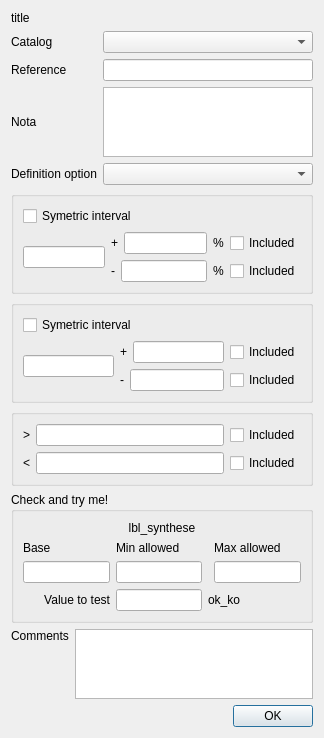
<?xml version="1.0" encoding="UTF-8"?>
<ui version="4.0">
 <class>Dialog</class>
 <widget class="QDialog" name="Dialog">
  <property name="geometry">
   <rect>
    <x>0</x>
    <y>0</y>
    <width>324</width>
    <height>723</height>
   </rect>
  </property>
  <property name="windowTitle">
   <string>Dialog</string>
  </property>
  <layout class="QVBoxLayout" name="verticalLayout_2">
   <item>
    <layout class="QGridLayout" name="gridLayout_3">
     <item row="1" column="0">
      <widget class="QLabel" name="ui_lbl_catalog">
       <property name="text">
        <string>Catalog</string>
       </property>
      </widget>
     </item>
     <item row="2" column="0">
      <widget class="QLabel" name="label_3">
       <property name="text">
        <string>Reference</string>
       </property>
      </widget>
     </item>
     <item row="0" column="0" colspan="2">
      <widget class="QLabel" name="ui_lbl_title">
       <property name="text">
        <string>title</string>
       </property>
      </widget>
     </item>
     <item row="4" column="0">
      <widget class="QLabel" name="label_4">
       <property name="text">
        <string>Definition option</string>
       </property>
      </widget>
     </item>
     <item row="1" column="1">
      <widget class="QComboBox" name="ui_cb_catalog"/>
     </item>
     <item row="4" column="1">
      <widget class="QComboBox" name="ui_cb_defOption"/>
     </item>
     <item row="2" column="1">
      <widget class="QLineEdit" name="ui_le_reference"/>
     </item>
     <item row="3" column="0">
      <widget class="QLabel" name="ui_lbl_nota">
       <property name="text">
        <string>Nota</string>
       </property>
      </widget>
     </item>
     <item row="3" column="1">
      <widget class="QPlainTextEdit" name="ui_txt_nota"/>
     </item>
    </layout>
   </item>
   <item>
    <widget class="QGroupBox" name="ui_gb_A">
     <property name="title">
      <string/>
     </property>
     <layout class="QGridLayout" name="gridLayout">
      <item row="2" column="0" rowspan="2">
       <widget class="QLineEdit" name="ui_le_A_base"/>
      </item>
      <item row="2" column="1">
       <layout class="QHBoxLayout" name="horizontalLayout">
        <item>
         <widget class="QLabel" name="ui_lbl_A_plus">
          <property name="text">
           <string>+</string>
          </property>
         </widget>
        </item>
        <item>
         <widget class="QLineEdit" name="ui_le_A_plus"/>
        </item>
        <item>
         <widget class="QLabel" name="ui_lbl_A_plus_pc">
          <property name="text">
           <string>%</string>
          </property>
         </widget>
        </item>
        <item>
         <widget class="QCheckBox" name="ui_chk_A_plus_included">
          <property name="text">
           <string>Included</string>
          </property>
         </widget>
        </item>
       </layout>
      </item>
      <item row="3" column="1">
       <layout class="QHBoxLayout" name="horizontalLayout_2">
        <item>
         <widget class="QLabel" name="ui_lbl_A_minus">
          <property name="text">
           <string>-</string>
          </property>
         </widget>
        </item>
        <item>
         <widget class="QLineEdit" name="ui_le_A_minus"/>
        </item>
        <item>
         <widget class="QLabel" name="ui_lbl_A_minus_pc">
          <property name="text">
           <string>%</string>
          </property>
         </widget>
        </item>
        <item>
         <widget class="QCheckBox" name="ui_chk_A_minus_included">
          <property name="text">
           <string>Included</string>
          </property>
         </widget>
        </item>
       </layout>
      </item>
      <item row="0" column="0" colspan="2">
       <widget class="QCheckBox" name="ui_chk_A_symetric">
        <property name="text">
         <string>Symetric interval</string>
        </property>
       </widget>
      </item>
     </layout>
    </widget>
   </item>
   <item>
    <widget class="QGroupBox" name="ui_gb_B">
     <property name="title">
      <string/>
     </property>
     <layout class="QGridLayout" name="gridLayout_6">
      <item row="2" column="0" rowspan="2">
       <widget class="QLineEdit" name="ui_le_B_base"/>
      </item>
      <item row="2" column="1">
       <layout class="QHBoxLayout" name="horizontalLayout_5">
        <item>
         <widget class="QLabel" name="ui_lbl_B_plus">
          <property name="text">
           <string>+</string>
          </property>
         </widget>
        </item>
        <item>
         <widget class="QLineEdit" name="ui_le_B_plus"/>
        </item>
        <item>
         <widget class="QCheckBox" name="ui_chk_B_plus_included">
          <property name="text">
           <string>Included</string>
          </property>
         </widget>
        </item>
       </layout>
      </item>
      <item row="3" column="1">
       <layout class="QHBoxLayout" name="horizontalLayout_6">
        <item>
         <widget class="QLabel" name="ui_lbl_B_minus">
          <property name="text">
           <string>-</string>
          </property>
         </widget>
        </item>
        <item>
         <widget class="QLineEdit" name="ui_le_B_minus"/>
        </item>
        <item>
         <widget class="QCheckBox" name="ui_chk_B_minus_included">
          <property name="text">
           <string>Included</string>
          </property>
         </widget>
        </item>
       </layout>
      </item>
      <item row="0" column="0" colspan="2">
       <widget class="QCheckBox" name="ui_chk_B_symetric">
        <property name="text">
         <string>Symetric interval</string>
        </property>
       </widget>
      </item>
     </layout>
    </widget>
   </item>
   <item>
    <widget class="QGroupBox" name="ui_gb_C">
     <property name="title">
      <string/>
     </property>
     <layout class="QGridLayout" name="gridLayout_7">
      <item row="1" column="0">
       <layout class="QHBoxLayout" name="horizontalLayout_7">
        <item>
         <widget class="QLabel" name="ui_lbl_C_plus">
          <property name="text">
           <string>&gt;</string>
          </property>
         </widget>
        </item>
        <item>
         <widget class="QLineEdit" name="ui_le_C_plus"/>
        </item>
        <item>
         <widget class="QCheckBox" name="ui_chk_C_plus_included">
          <property name="text">
           <string>Included</string>
          </property>
         </widget>
        </item>
       </layout>
      </item>
      <item row="2" column="0">
       <layout class="QHBoxLayout" name="horizontalLayout_8">
        <item>
         <widget class="QLabel" name="ui_lbl_C_minus">
          <property name="text">
           <string>&lt;</string>
          </property>
         </widget>
        </item>
        <item>
         <widget class="QLineEdit" name="ui_le_C_minus"/>
        </item>
        <item>
         <widget class="QCheckBox" name="ui_chk_C_minus_included">
          <property name="text">
           <string>Included</string>
          </property>
         </widget>
        </item>
       </layout>
      </item>
     </layout>
    </widget>
   </item>
   <item>
    <widget class="QGroupBox" name="ui_gb_check">
     <property name="title">
      <string>Check and try me!</string>
     </property>
     <layout class="QGridLayout" name="gridLayout_2">
      <item row="2" column="0">
       <widget class="QLineEdit" name="ui_le_chk_base"/>
      </item>
      <item row="3" column="0">
       <widget class="QLabel" name="label_14">
        <property name="text">
         <string>Value to test</string>
        </property>
        <property name="alignment">
         <set>Qt::AlignRight|Qt::AlignTrailing|Qt::AlignVCenter</set>
        </property>
       </widget>
      </item>
      <item row="1" column="0">
       <widget class="QLabel" name="ui_lbl_chk_base">
        <property name="text">
         <string>Base</string>
        </property>
       </widget>
      </item>
      <item row="3" column="2" colspan="2">
       <widget class="QLabel" name="ui_lbl_chk_okko">
        <property name="text">
         <string>ok_ko</string>
        </property>
       </widget>
      </item>
      <item row="2" column="3">
       <widget class="QLineEdit" name="ui_le_chk_max"/>
      </item>
      <item row="1" column="3">
       <widget class="QLabel" name="label_13">
        <property name="text">
         <string>Max allowed</string>
        </property>
       </widget>
      </item>
      <item row="0" column="0" colspan="4">
       <widget class="QLabel" name="ui_lbl_chk_synthese">
        <property name="text">
         <string>lbl_synthese</string>
        </property>
        <property name="alignment">
         <set>Qt::AlignCenter</set>
        </property>
       </widget>
      </item>
      <item row="1" column="1">
       <widget class="QLabel" name="label_12">
        <property name="text">
         <string>Min allowed</string>
        </property>
       </widget>
      </item>
      <item row="2" column="1">
       <widget class="QLineEdit" name="ui_le_chk_min"/>
      </item>
      <item row="3" column="1">
       <widget class="QLineEdit" name="ui_le_chk_value"/>
      </item>
     </layout>
    </widget>
   </item>
   <item>
    <layout class="QGridLayout" name="gridLayout_4">
     <item row="0" column="0">
      <widget class="QLabel" name="label_16">
       <property name="text">
        <string>Comments</string>
       </property>
       <property name="alignment">
        <set>Qt::AlignLeading|Qt::AlignLeft|Qt::AlignTop</set>
       </property>
      </widget>
     </item>
     <item row="0" column="1">
      <widget class="QPlainTextEdit" name="ui_txt_comments"/>
     </item>
    </layout>
   </item>
   <item>
    <widget class="QDialogButtonBox" name="buttonBox">
     <property name="orientation">
      <enum>Qt::Horizontal</enum>
     </property>
     <property name="standardButtons">
      <set>QDialogButtonBox::Ok</set>
     </property>
    </widget>
   </item>
  </layout>
 </widget>
 <tabstops>
  <tabstop>ui_cb_catalog</tabstop>
  <tabstop>ui_le_reference</tabstop>
  <tabstop>ui_txt_nota</tabstop>
  <tabstop>ui_cb_defOption</tabstop>
  <tabstop>ui_chk_A_symetric</tabstop>
  <tabstop>ui_le_A_base</tabstop>
  <tabstop>ui_le_A_plus</tabstop>
  <tabstop>ui_chk_A_plus_included</tabstop>
  <tabstop>ui_le_A_minus</tabstop>
  <tabstop>ui_chk_A_minus_included</tabstop>
  <tabstop>ui_chk_B_symetric</tabstop>
  <tabstop>ui_le_B_base</tabstop>
  <tabstop>ui_le_B_plus</tabstop>
  <tabstop>ui_chk_B_plus_included</tabstop>
  <tabstop>ui_le_B_minus</tabstop>
  <tabstop>ui_chk_B_minus_included</tabstop>
  <tabstop>ui_le_C_plus</tabstop>
  <tabstop>ui_chk_C_plus_included</tabstop>
  <tabstop>ui_le_C_minus</tabstop>
  <tabstop>ui_chk_C_minus_included</tabstop>
  <tabstop>ui_le_chk_base</tabstop>
  <tabstop>ui_le_chk_min</tabstop>
  <tabstop>ui_le_chk_max</tabstop>
  <tabstop>ui_le_chk_value</tabstop>
  <tabstop>ui_txt_comments</tabstop>
 </tabstops>
 <resources/>
 <connections>
  <connection>
   <sender>buttonBox</sender>
   <signal>accepted()</signal>
   <receiver>Dialog</receiver>
   <slot>accept()</slot>
   <hints>
    <hint type="sourcelabel">
     <x>248</x>
     <y>254</y>
    </hint>
    <hint type="destinationlabel">
     <x>157</x>
     <y>274</y>
    </hint>
   </hints>
  </connection>
  <connection>
   <sender>buttonBox</sender>
   <signal>rejected()</signal>
   <receiver>Dialog</receiver>
   <slot>reject()</slot>
   <hints>
    <hint type="sourcelabel">
     <x>316</x>
     <y>260</y>
    </hint>
    <hint type="destinationlabel">
     <x>286</x>
     <y>274</y>
    </hint>
   </hints>
  </connection>
 </connections>
</ui>
